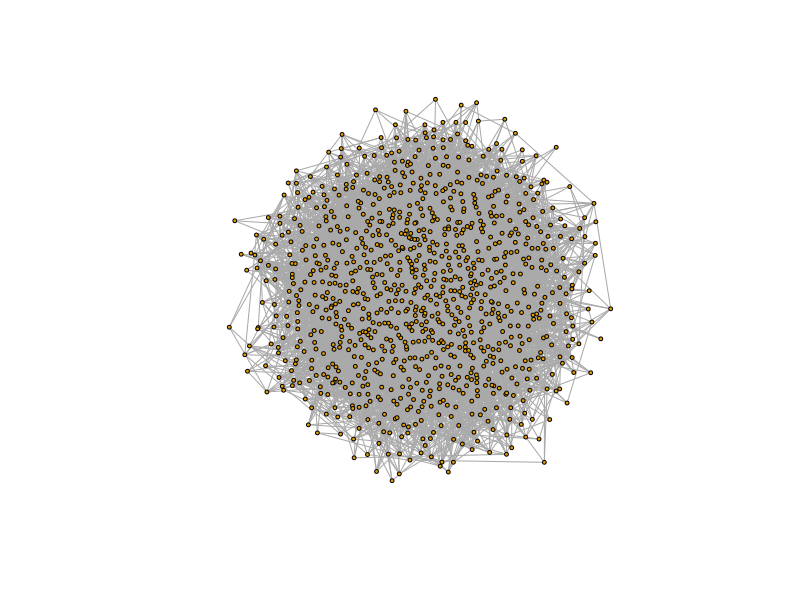
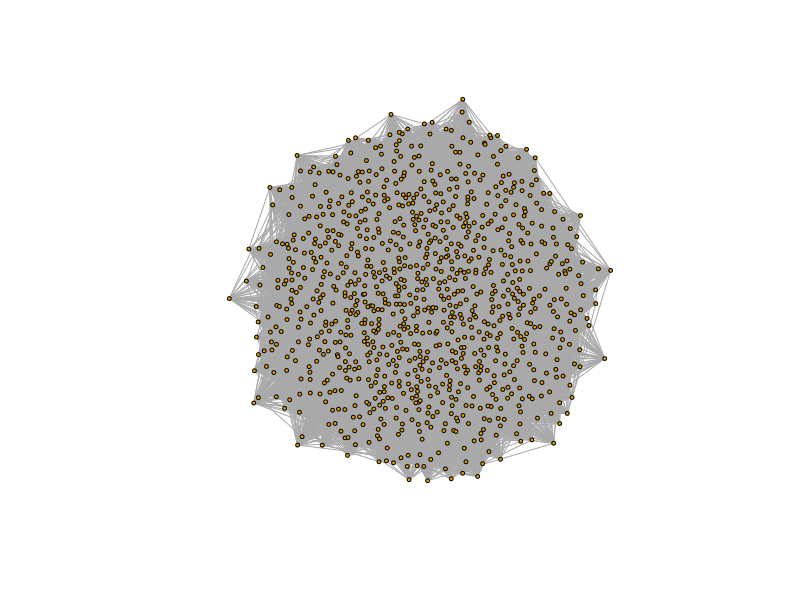
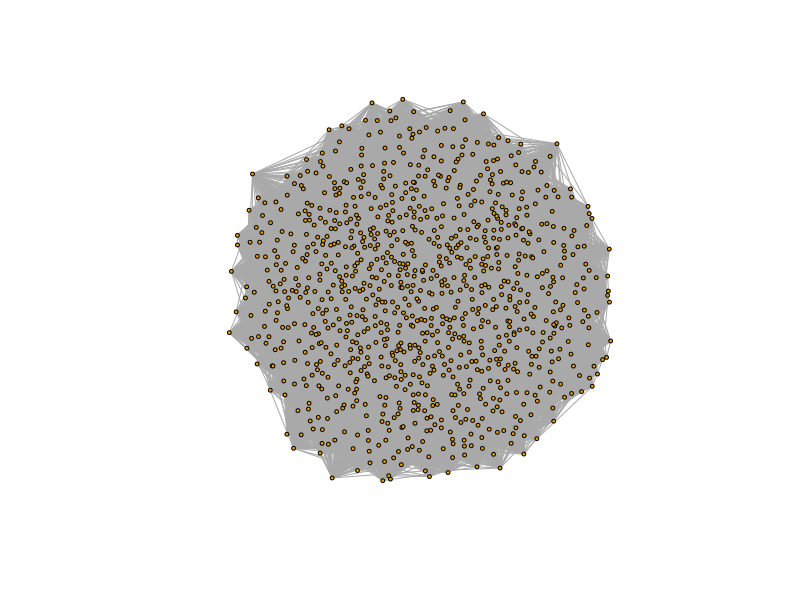
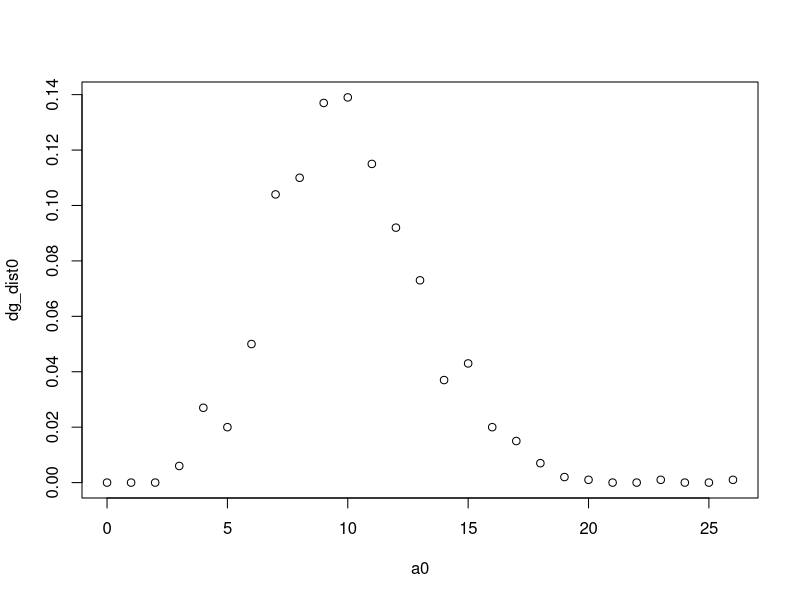
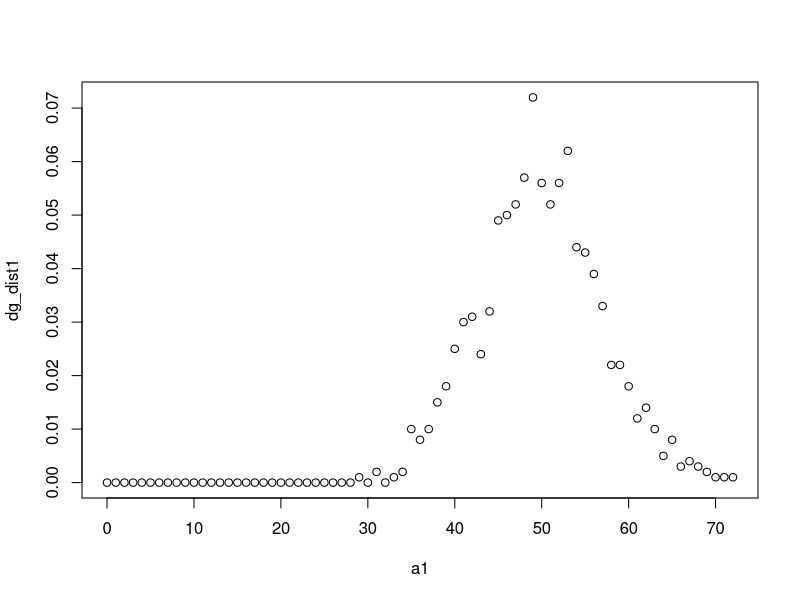
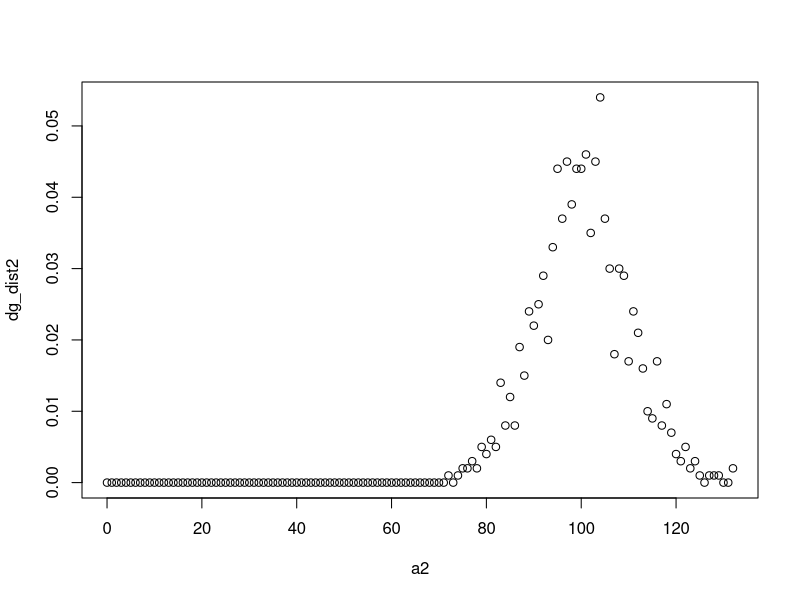
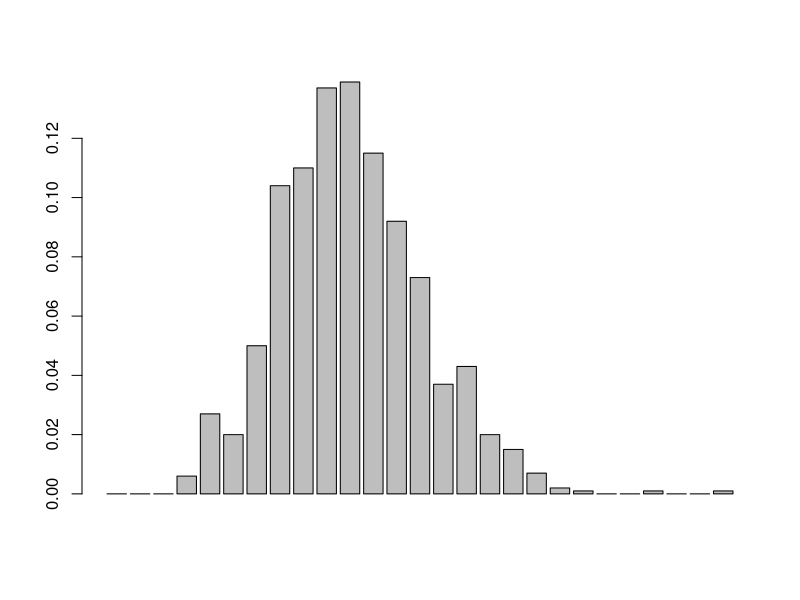

Source code (R) for these figures, in order: (Note: this script raises an error after producing the figures.)
# opt-cmd-R to run all code
# shft-cmd-C to comment

rm(list = ls())

library(igraph)

p0 = 0.01
p1 = 0.05
p2 = 0.1

nodes = 1000

g0 = sample_gnp(nodes, p0, directed = FALSE, loops = FALSE)
g1 = sample_gnp(nodes, p1, directed = FALSE, loops = FALSE)
g2 = sample_gnp(nodes, p2, directed = FALSE, loops = FALSE)

plot(g0, vertex.size=2, vertex.label=NA)  
plot(g1, vertex.size=2, vertex.label=NA)
plot(g2, vertex.size=2, vertex.label=NA)

# if average degree of each node is 2, then the graph is likely connected

dg_dist0 = degree_distribution(g0)
a0 = 0:(length(dg_dist0)-1)

dg_dist1 = degree_distribution(g1)
a1 = 0:(length(dg_dist1)-1)

dg_dist2 = degree_distribution(g2)
a2 = 0:(length(dg_dist2)-1)

plot(a0, dg_dist0)
plot(a1, dg_dist1)
plot(a2, dg_dist2)

barplot(degree.distribution(g0))


con0 = is.connected(g0)
con1 = is.connected(g1)
con2 = is.connected(g2)

dia0 = diameter(g0, directed = FALSE, unconnected = TRUE, weights = NULL)
dia1 = diameter(g1, directed = FALSE, unconnected = TRUE, weights = NULL)
dia2 = diameter(g2, directed = FALSE, unconnected = TRUE, weights = NULL)

#####

# directed = connected nodes in specified order
cl <- clusters(g)

gccIndex = which.max(cl$csize)
nonGccNodes <- (1:vcount(g))[cl$membership != gccIndex]

# giant connected component
# barabasi network -- preferential attachment network

g = barabasi.game(nodes, directed = FALSE)
plot(g, vertex.size=3, vertex.label=NA)

fg = fastgreedy.community(g)
cmsize = sizes(fg)
